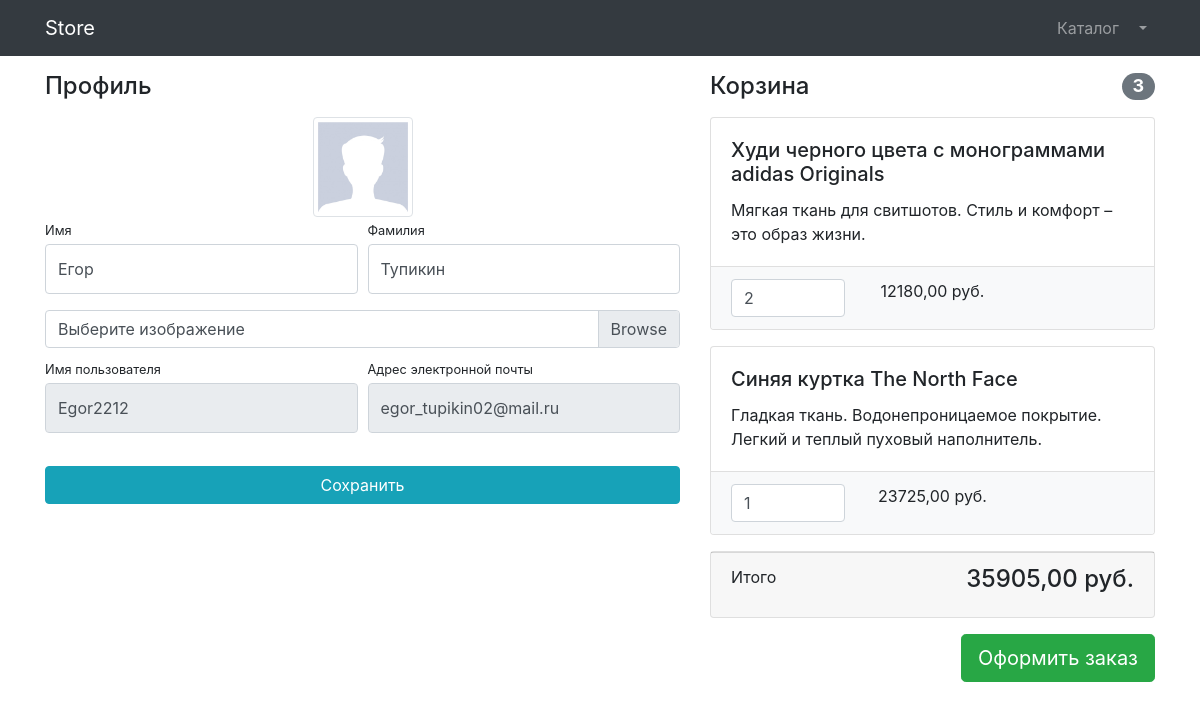
Page /users/prfile/ (signed in) on the earlier database version.
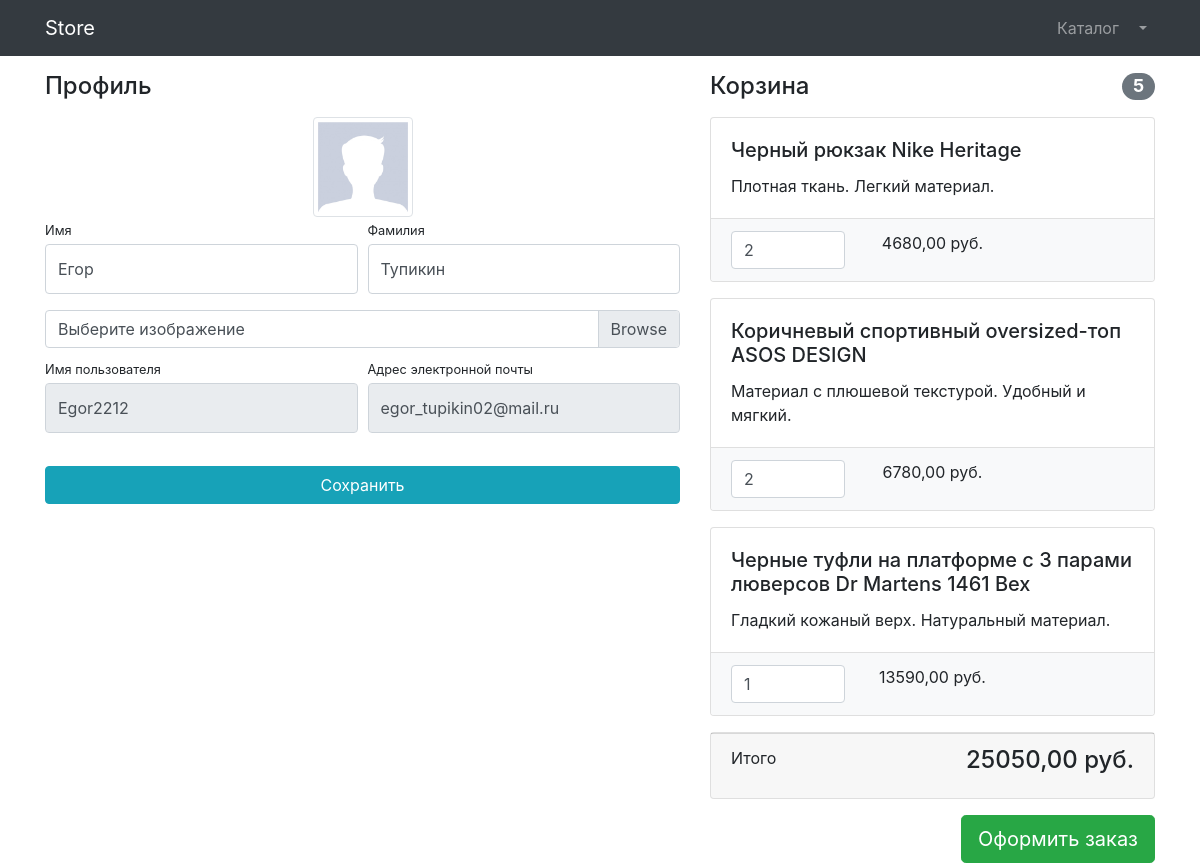
Same page on the later database version.
### product/models.py (models this page shows, shortened)
class Basket(models.Model):
    user = models.ForeignKey(to = User, on_delete = models.CASCADE)
    product = models.ForeignKey(to = Product, on_delete = models.CASCADE)
    quantity = models.PositiveSmallIntegerField(default = 0)
    create_timestamp = models.DateTimeField(auto_now_add = True)
    objects = BasketQuerySet.as_manager()
    def sum(self):
        return self.product.price * self.quantity

class Product(models.Model):
    name = models.CharField(max_length = 255)
    description = models.TextField()
    price = models.DecimalField(max_digits = 8, decimal_places = 2)
    quantity = models.PositiveIntegerField(default = 0)
    image = models.ImageField(upload_to = 'products_images')
    category = models.ForeignKey(to=ProductCategory, on_delete = models.CASCADE)

### users/views.py (the view)
# urls.py: path('prfile/', profile, name='profile'),
@login_required
def profile(request):
    if request.method == 'POST':
        form = UserProfileForm(instance = request.user, data = request.POST, files = request.FILES)
        if form.is_valid():
            form.save()
            return HttpResponseRedirect(reverse('profile'))
    else:
        form = UserProfileForm(instance = request.user)
    baskets = Basket.objects.filter(user=request.user)
    total_sum = sum(basket.sum() for basket in baskets)
    total_quantity = sum(basket.quantity for basket in baskets)
    context = {'title': 'Профиль',
               'form': form,
               'baskets': Basket.objects.all(),
               'total_sum': total_sum,
               'total_quantity': total_quantity,
               }
    return render(request, 'users/profile.html', context)

### users/forms.py
class UserProfileForm(UserChangeForm):
    first_name = forms.CharField(widget = forms.TextInput(attrs = {'class': 'form-control py-4'}))
    last_name = forms.CharField(widget = forms.TextInput(attrs = {'class': 'form-control py-4'}))
    image = forms.ImageField(widget = forms.FileInput(attrs = {'class': 'custom-file-input'}), required = False)
    username = forms.CharField(widget = forms.TextInput(attrs = {'class': 'form-control py-4', 'readonly': True}))
    email = forms.CharField(widget = forms.TextInput(attrs = {'class': 'form-control py-4', 'readonly': True}))
    class Meta:
        model = User
        fields = ('first_name', 'last_name', 'image', 'username', 'email')

### product/models.py (called while the page is built)
    def total_sum(self):
        return sum(basket.sum() for basket in self)

    def total_quantity(self):
        return sum(basket.quantity for basket in self)

### users/templates/users/profile.html (shortened to what this page needs)
{% extends 'product/base.html' %}
{% load static %}
{% block css %}
    <link href="{% static 'vendor/css/profile.css' %}" rel="stylesheet">
{% endblock %}
{% block content %}
    <div class="container">
        <div class="row">
            <div class="col-lg-7">
                <h4 class="mt-3 mb-3">Профиль</h4>
                <div class="col-lg-12 text-center">
                    <img width="100" height="100"
                         src="{% if user.image %} {{ user.image.url }} {% else %}
                         {% static 'vendor/img/users/default_avatar.jpg' %} {% endif %}"
                         class="img-thumbnail">
                </div>
                <form action="{% url 'profile' %}" method="post" enctype="multipart/form-data">
                    <div class="form-row">
                        <div class="col-lg-6">
                            <div class="form-group">
                                <label class="small mb-1" for="{{ form.first_name.id_for_label }}">Имя</label>
                                {{ form.first_name }}
                            </div>
                        </div>
                        <div class="col-lg-6">
                            <div class="form-group">
                                <label class="small mb-1" for="{{ form.last_name.id_for_label }}">Фамилия</label>
                                {{ form.last_name }}
                            </div>
                        </div>
                    </div>
                    <div class="form-row mb-2">
                        <div class="col-lg-12">
                            <div class="custom-file">
                                <label class="custom-file-label" for="{{ form.image.id_for_label }}">
                                    Выберите изображение
                                </label>
                            </div>
                        </div>
                    </div>
                    <div class="form-row">
                        <div class="col-lg-6">
                            <label class="small mb-1" for="{{ form.username.id_for_label }}">Имя пользователя</label>
                            {{ form.username }}
                        </div>
                        <div class="col-lg-6">
                            <label class="small mb-1" for="{{ form.email.id_for_label }}">
                                Адрес электронной почты
                            </label>
                            {{ form.email }}
                        </div>
                    </div>
                    <div class="form-row">
                        <div class="col-lg-12" style="margin-top: 33px;">
                            <input class="btn btn-info btn-block" type="submit" value="Сохранить">
                        </div>
                    </div>
                </form>
            </div>
            <div class="col-lg-5">
                {% include 'product/baskets.html' %}
            </div>
        </div>
    </div>
{% endblock %}

### product/templates/product/baskets.html (shortened to what this page needs)
{% if baskets %}
    <h4 class="mt-3 mb-3 d-flex justify-content-between align-items-center mb-3">
        Корзина <span class="badge badge-secondary badge-pill">{{ baskets.total_quantity }}</span>
    </h4>
    {% for basket in baskets %}
        <div class="card mb-3">
            <div class="card-body">
                <h5 class="card-title">{{ basket.product.name }}</h5>
                <p class="card-text">{{ basket.product.description }}</p>
            </div>
            <ul class="list-group list-group-flush">
                <li class="list-group-item bg-light">
                    <div class="row text-center">
                        <div class="col-lg-4">
                            <input name="basketID" type="number" class="form-control"
                                   value="{{ basket.quantity }}" min="0">
                        </div>
                        <div class="col-lg-4">{{ basket.sum }} руб.</div>
                        <div class="col-lg-4">
                        </div>
                    </div>
                </li>
            </ul>
        </div>
    {% endfor %}
    <div class="card mb-3">
        <div class="card-footer">
            <p class="float-left">Итого</p>
            <h4 class="float-right">{{ baskets.total_sum }} руб.</h4>
        </div>
    </div>
    <a class="btn btn-success btn-lg float-right" href="#">
        Оформить заказ
    </a>
{% else %}
    <h4 class="mt-3 mb-3 text-center">
        Корзина пуста
    </h4>
{% endif %}

Differences in the rows shown:
removed Basket: total_quantity "3", product.name "Худи черного цвета с монограммами adidas Originals", product.description "Мягкая ткань для свитшотов. Стиль и комфорт – это образ жизни.", basketID "2", sum "12180,00", total_sum "35905,00"
removed Basket: product.name "Синяя куртка The North Face", product.description "Гладкая ткань. Водонепроницаемое покрытие. Легкий и теплый пуховый наполнитель.", basketID "1", sum "23725,00"
added Basket: total_quantity "5", product.name "Черный рюкзак Nike Heritage", product.description "Плотная ткань. Легкий материал.", basketID "2", sum "4680,00", total_sum "25050,00"
added Basket: product.name "Коричневый спортивный oversized-топ ASOS DESIGN", product.description "Материал с плюшевой текстурой. Удобный и мягкий.", basketID "2", sum "6780,00"
added Basket: product.name "Черные туфли на платформе с 3 парами люверсов Dr Martens 1461 Bex", product.description "Гладкий кожаный верх. Натуральный материал.", basketID "1", sum "13590,00"
